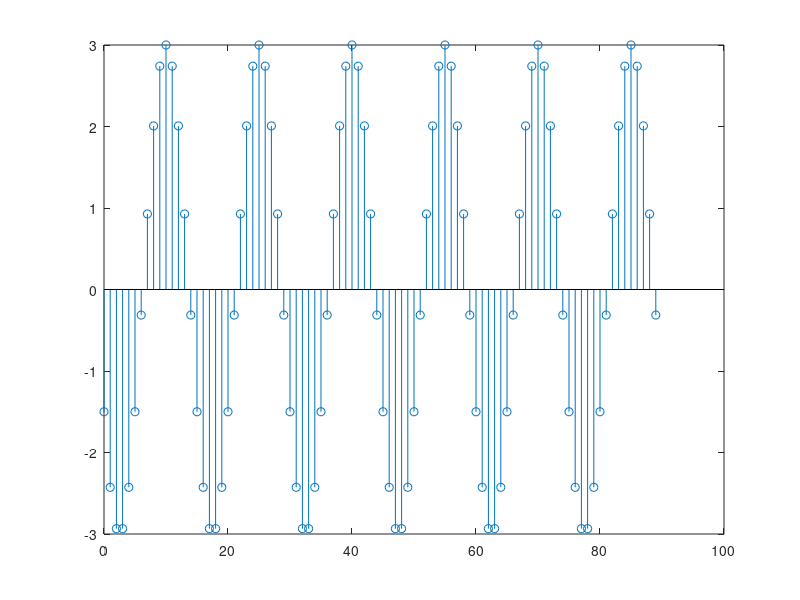

Recreate this plot in MATLAB. (Note: this script raises an error after producing the figure.)
%--------------------------EEE321 LAB1 OFFLAB------------------------------
%Part 1--------------------------------------------------------------------
%1)
n = 0:1:89;
xd1 = 3*cos((2*pi/15)*n+2*pi/3); %x_d1[n]
stem(n,xd1);
ylabel ('$x_d[n]$','Interpreter','latex',FontSize=14);
xlabel ('$n$','Interpreter','latex',FontSize=14);
title(['$x_d[n] = 3 \cos\left(\frac{\pi}{15} n +'
' \frac{2\pi}{3}\right)$'], 'Interpreter', 'latex', 'FontSize', 14);

ax = gca;
ax.YLabel.Rotation = 360;
%%
%2)
n = 0:1:179;
xd2 = 6*cos((pi/15)*n+pi/3); %x_d2[n]
stem(n,xd2);

ylabel ('$x_d[n]$','Interpreter','latex',FontSize=14);
xlabel ('$n$','Interpreter','latex',FontSize=14);
title(['$x_d[n] = 6 \cos\left(\frac{\pi}{15} n +' ...
    ' \frac{\pi}{3}\right)$'], 'Interpreter', 'latex', 'FontSize', 14);

ax = gca;
ax.YLabel.Rotation = 360;
%%
%2-d comparison

n1 = 0:1:89;
xd1 = 3*cos((2*pi/15)*n1+2*pi/3); %x_d1[n]

n2 = 0:1:179;
xd2 = 6*cos((pi/15)*n2+pi/3); %x_d2[n]
clf;
hold on
stem(n1,xd1);
stem(n2,xd2);

ylabel ('$x_{d1,2}[n]$','Interpreter','latex',FontSize=14);
xlabel ('$n$','Interpreter','latex',FontSize=14);
title 'Comparison Between x_{d1}[n] and x_{d2}[n]'


ax = gca;
ax.YLabel.Rotation = 360;
legend('x_{d1}[n]', 'x_{d2}[n]', 'Location', 'best');

%%
%3-b
clf;
b = 2.39*10^(-2);
n1 = 0:1:89;
xb1 = 3*exp(-b*n1).*cos((2*pi/15)*n1+2*pi/3);
stem(n1,xb1);

ylabel ('$x_b[n]$','Interpreter','latex',FontSize=14);
xlabel ('$n$','Interpreter','latex',FontSize=14);
title(['$x_d[n] = 3\exp(-bn) \cos\left(\frac{2\pi}{15} n +' ...
    ' \frac{2\pi}{3}\right)$'], 'Interpreter', 'latex', 'FontSize', 14);
grid on;

ax = gca;
ax.YLabel.Rotation = 360;
%%
%Part 2--------------------------------------------------------------------
samp_int = 0.143*10^(-6);
w = 2*pi*698.46;
A = 2;
phi = 0;
fs = 69930;

t = 0:samp_int:20;
xc1 = A*cos(w*t+phi);
soundsc(xc1,fs);





